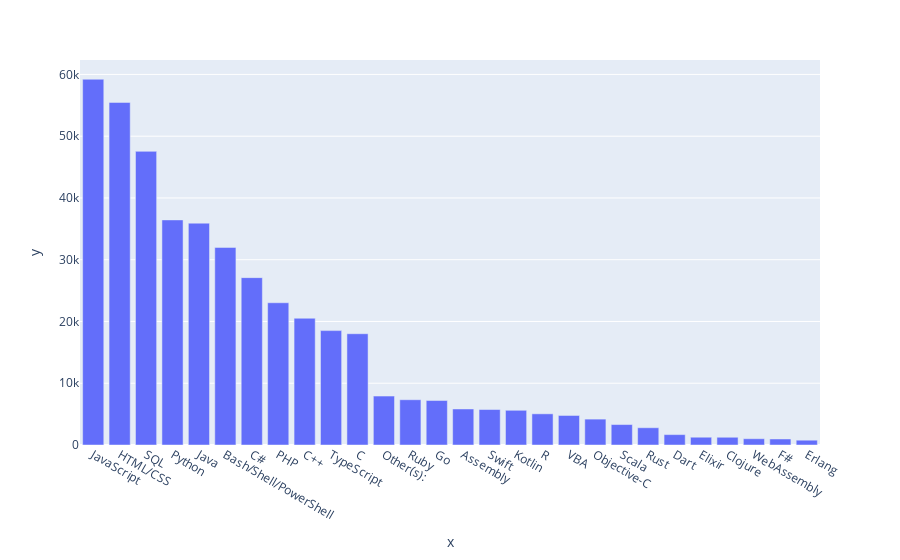

Notebook code cell kept with this figure:
### Code cell
fig = px.bar(x=df2.index, y=df2.Programming_Language)
fig.show()

### Figure 1 — Plotly figure (JSON) as saved in the notebook; plotly's stock layout.template omitted (floating-point values rounded to 4 significant figures)
{"data": [{"alignmentgroup": "True", "hovertemplate": "x=%{x}<br>y=%{y}<extra></extra>", "legendgroup": "", "marker": {"color": "#636efa", "pattern": {"shape": ""}}, "name": "", "offsetgroup": "", "orientation": "v", "showlegend": false, "textposition": "auto", "type": "bar", "x": ["JavaScript", "HTML/CSS", "SQL", "Python", "Java", "Bash/Shell/PowerShell", "C#", "PHP", "C++", "TypeScript", "C", "Other(s):", "Ruby", "Go", "Assembly", "Swift", "Kotlin", "R", "VBA", "Objective-C", "Scala", "Rust", "Dart", "Elixir", "Clojure", "WebAssembly", "F#", "Erlang"], "xaxis": "x", "y": [59219, 55466, 47544, 36443, 35917, 31991, 27097, 23030, 20524, 18523, 18017, 7920, 7331, 7201, 5833, 5744, 5620, 5048, 4781, 4191, 3309, 2794, 1683, 1260, 1254, 1015, 973, 777], "yaxis": "y"}], "layout": {"barmode": "relative", "legend": {"tracegroupgap": 0}, "margin": {"t": 60}, "xaxis": {"anchor": "y", "domain": [0, 1], "title": {"text": "x"}}, "yaxis": {"anchor": "x", "domain": [0, 1], "title": {"text": "y"}}}}
